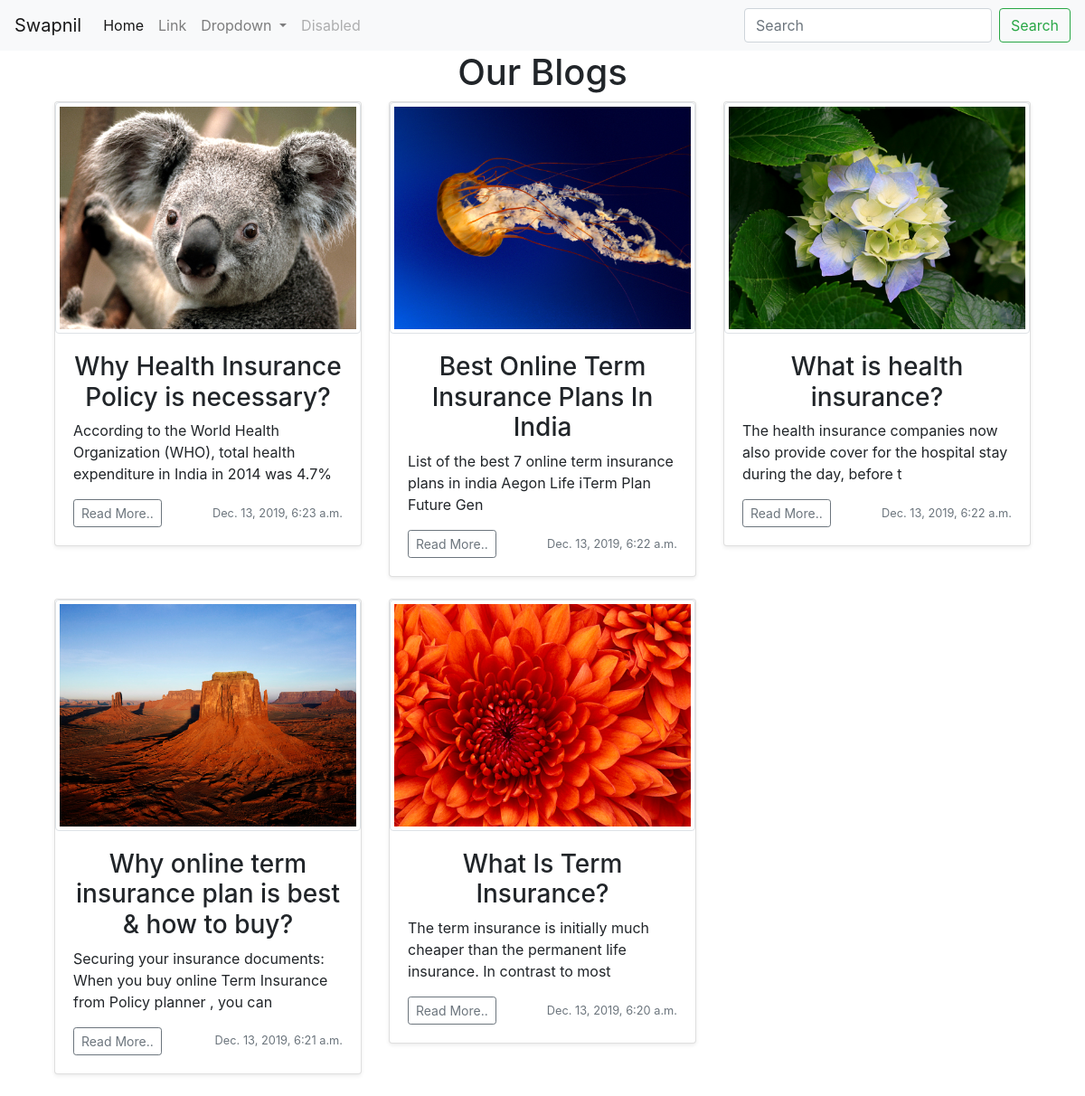
Screenshot of /blog/ with the database file from the repository.
### blog/models.py (models this page shows, shortened)
class Post(models.Model):
    id_no = models.AutoField(primary_key= True)
    title = models.CharField(max_length = 180)
    content = models.TextField()
    thumbnail = models.ImageField(upload_to='media/images')
    slug = models.SlugField(max_length=200, unique=True)
    author = models.CharField(max_length = 80)
    timestamp = models.DateTimeField(blank= True)
    description = models.TextField(max_length = 500)
    category = models.ManyToManyField(Category)
    status = models.IntegerField(choices=STATUS, default=0)
    class Meta:
        ordering = ['-timestamp']

### blog/views.py (the view)
# urls.py: path('',views.blog, name= "blog"),
def blog(request):
    Allpost = Post.objects.filter(status=1).order_by('-timestamp')
    return render(request, "blog/blog-home.html", {'Allpost':Allpost})

### templates/blog/blog-home.html (shortened to what this page needs)
{% extends 'base.html'%}
{% block body %}
<h1 style="text-align:center">Our Blogs</h1>
<div class="container">
  <div class="row">
    {%for post in Allpost%}
    <div class="col-md-4">
      <div class="card mb-4 shadow-sm">
        <img src="blog/{{post.thumbnail}}" class="img-thumbnail" alt="Cinque Terre">
        <div class="card-body">
          <h3 style="text-align:center">{{post.title}}</h3>
          <p class="card-text">{{post.description| slice:"100"}}</p>
          <div class="d-flex justify-content-between align-items-center">
            <div class="btn-group">
              <a type="button" class="btn btn-sm btn-outline-secondary" href="{{post.slug}}"> Read More..</a>
            </div>
            <small class="text-muted">{{post.timestamp}}</small>
          </div>
        </div>
      </div>
    </div>
    {% endfor %}
  </div>
</div>
{% endblock body %}

### templates/base.html (shortened to what this page needs)
<!doctype html>
<html lang="en">
  <head>
    <link rel="stylesheet" href="https://stackpath.bootstrapcdn.com/bootstrap/4.4.1/css/bootstrap.min.css">
  </head>
  <body>
    <nav class="navbar navbar-expand-lg navbar-light bg-light">
      <a class="navbar-brand" href="#">Swapnil</a>
      <div class="collapse navbar-collapse" id="navbarSupportedContent">
        <ul class="navbar-nav mr-auto">
          <li class="nav-item active">
            <a class="nav-link" href="#">Home <span class="sr-only">(current)</span></a>
          </li>
          <li class="nav-item">
            <a class="nav-link" href="#">Link</a>
          </li>
          <li class="nav-item dropdown">
            <a class="nav-link dropdown-toggle" href="#" id="navbarDropdown" role="button" data-toggle="dropdown" aria-haspopup="true" aria-expanded="false">
              Dropdown
            </a>
          </li>
          <li class="nav-item">
            <a class="nav-link disabled" href="#" tabindex="-1" aria-disabled="true">Disabled</a>
          </li>
        </ul>
        <form class="form-inline my-2 my-lg-0">
          <input class="form-control mr-sm-2" type="search" placeholder="Search" aria-label="Search">
          <button class="btn btn-outline-success my-2 my-sm-0" type="submit">Search</button>
        </form>
      </div>
    </nav>
    <div class="container">
      {% block body %}
      {% endblock body %}
    </div>
  </body>
</html>

### rows the page displays
Post: thumbnail (picture), title "Why Health Insurance Policy is necessary?", description "According to the World Health Organization (WHO), total health expenditure in India in 2014 was 4.7%", timestamp "Dec. 13, 2019, 6:23 a.m."
Post: thumbnail (picture), title "Best Online Term Insurance Plans In India", description "List of the best 7 online term insurance plans in india Aegon Life iTerm Plan Future Gen", timestamp "Dec. 13, 2019, 6:22 a.m."
Post: thumbnail (picture), title "What is health insurance?", description "The health insurance companies now also provide cover for the hospital stay during the day, before t", timestamp "Dec. 13, 2019, 6:22 a.m."
Post: thumbnail (picture), title "Why online term insurance plan is best & how to buy?", description "Securing your insurance documents: When you buy online Term Insurance from Policy planner , you can", timestamp "Dec. 13, 2019, 6:21 a.m."
Post: thumbnail (picture), title "What Is Term Insurance?", description "The term insurance is initially much cheaper than the permanent life insurance. In contrast to most", timestamp "Dec. 13, 2019, 6:20 a.m."
